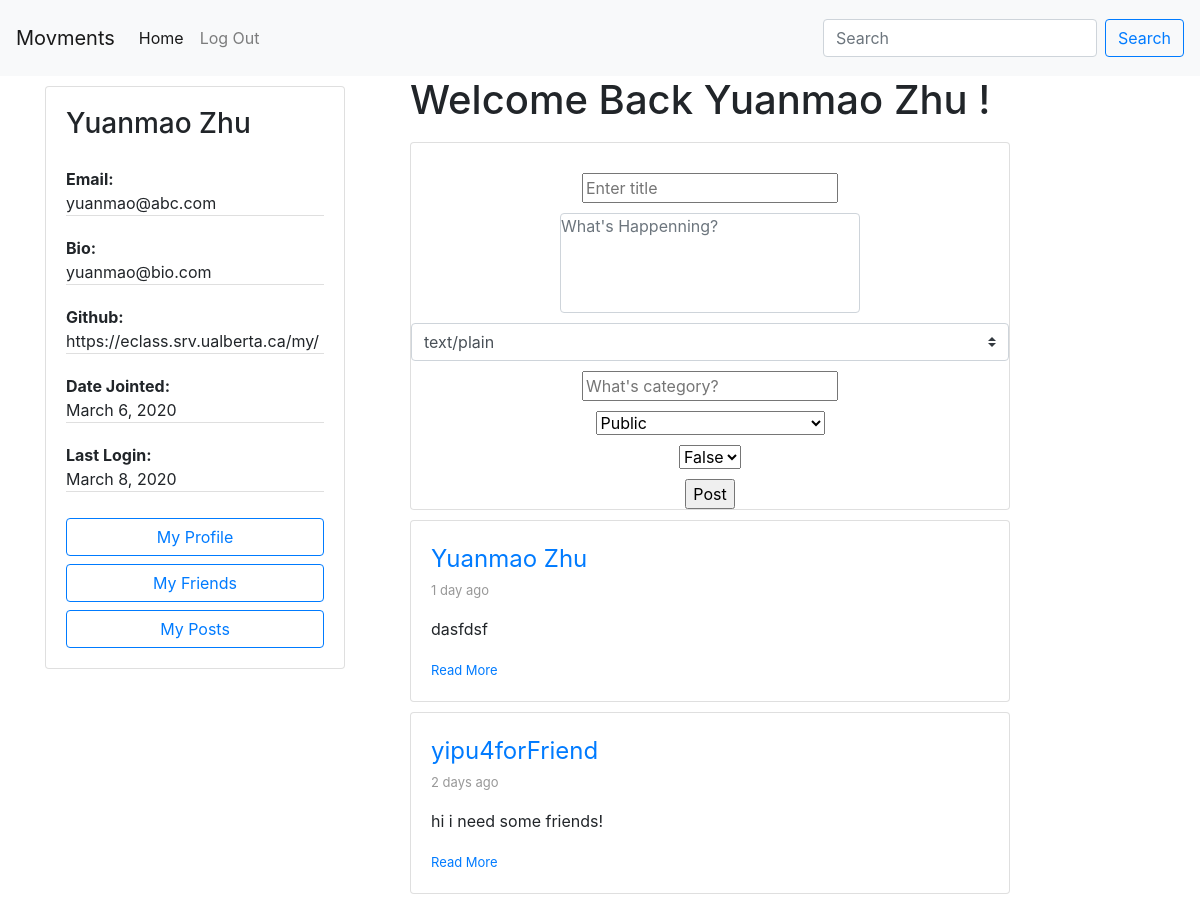
The page /service/posts/ (signed in, upper part) on the database as committed earlier.
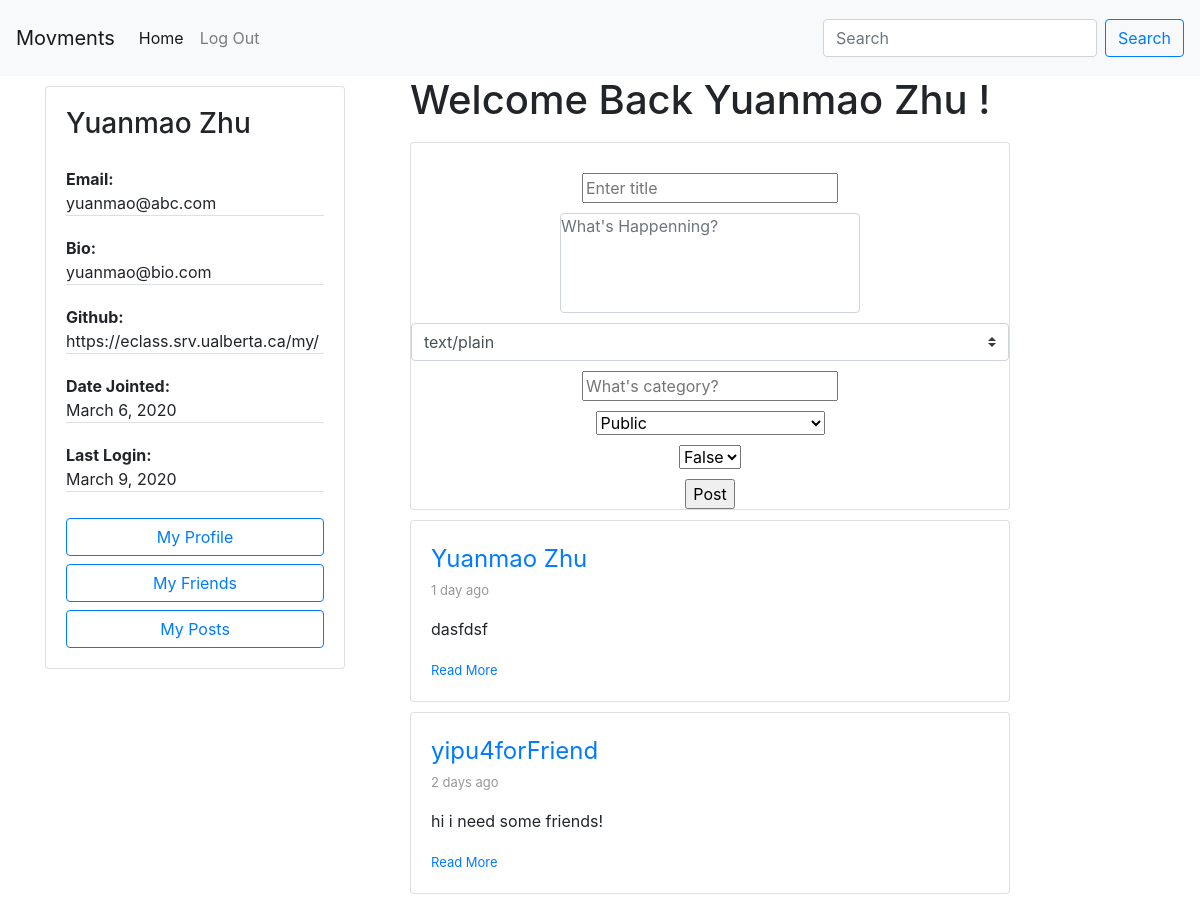
The same page on the database as committed later.
### accounts/models.py (models this page shows, shortened)
class Author(AbstractBaseUser):
    email=models.EmailField(
        verbose_name='email address',
        max_length=60,
        unique=True,
    )
    uid_str = uuid.uuid4().urn
    uuid_str = uid_str[9:] # str(settings.HOSTNAME)+"/author/"+
    id = models.CharField(primary_key=True, default=uuid_str, editable=False,max_length=100,unique=True)
    displayName = models.CharField(max_length=30)
    host = models.URLField(default=settings.HOSTNAME, max_length=100)
    url = models.URLField(default=uuid_str,max_length=100)
    avatar = models.ImageField(upload_to='avatar/', default = 'avatar/default-avatar.png', blank=True, null=True)
    github = models.URLField(default="", max_length=100, null=True)
    bio = models.CharField(max_length=200, null=True)
    date_joined=models.DateField(verbose_name="date joined", auto_now=True)
    last_login=models.DateField(verbose_name="date joined", auto_now=True)
    is_active=models.BooleanField(default=True)
    is_admin=models.BooleanField(default=False)
    objects = AuthorManager()
    USERNAME_FIELD = 'email'
    REQUIRED_FIELDS = ['displayName', ]

### posting/views.py (the view, shortened to what this page needs)
# urls.py: path('posts/', views.ViewPublicPosts, name='view public posts'),
def ViewPublicPosts(request):
    public_posts = Post.objects.filter(visibility='PUBLIC', unlisted=False).order_by('-pub_date')[:50]
    form = PostNewForm(request.POST or None)
    context = {
        'public_post_list': public_posts,
        'form': form,
    }
    return render(request, "posting/stream.html", context)

### posting/forms.py
class PostNewForm(forms.ModelForm):
    content = forms.CharField(
        widget=forms.Textarea(
            attrs={
                "class": "textarea form-control",
                "rows": 30,
                "cols": 50,
                "style": "resize:none",
            }
        )
    )
    class Meta:
        model = Post
        fields = [
            'title',
            'content',
            'content_type',
            'category',
            'visibility',
            'unlisted',
        ]

### posting/templates/posting/stream.html (shortened to what this page needs)
{% extends 'posting/homepage.html' %}
{% block shortProfile %}
    {% if request.user.is_authenticated %}
        <div class="short-profile">
            {% include 'posting/profile-card.html' with request=request %}
        </div>
    {% endif %}
{% endblock %}
{% block content %}
    {% if public_post_list %}
        <ul>
            {% for post in public_post_list %}
            <li>
                {% include 'posting/post-inline-view.html' with post=post %}
            </li>
            {% endfor %}
        </ul>
    {% else %}
        <p>No Public posts... Go make some!</p>
    {% endif %}
{% endblock %}
{% block newPost %}
    {% if request.user.is_authenticated %}
        {% include 'posting/post-input-form.html' with post=post %}
    {% endif %}
{% endblock %}

### posting/templates/posting/profile-card.html
<div class="card" style="width: 300px;">
    <div class="card-body">
    <h3 class="card-title">{{request.user.displayName }}</h3>
    <p class="card-text">
        <ul class="list-group list-group-flush">
            <li class="list-group-item" style="padding: 0;"><span style="font-weight: bold;">Email:</span><br>{{ request.user.email }}</li>
            <li class="list-group-item" style="padding: 0;"><span style="font-weight: bold;">Bio:</span><br>{{ request.user.bio }}</li>
            <li class="list-group-item" style="padding: 0;"><span style="font-weight: bold;">Github:</span><br>{{ request.user.github }}</li>
            <li class="list-group-item" style="padding: 0;"><span style="font-weight: bold;">Date Jointed:</span><br> {{ request.user.date_joined }}</li>
            <li class="list-group-item" style="padding: 0;"><span style="font-weight: bold;">Last Login:</span><br>{{ request.user.last_login }}</li>
        </ul>
    </p>
    <div id="user-menu">
        <a href="{% url 'accounts:view profile' request.user.id %}" class="btn btn-outline-primary btn-block">My Profile</a>
        <a href="{% url 'friendship:get friends list' request.user.id %}" class="btn btn-outline-primary btn-block">My Friends</a>
        <a href="{% url 'posting:view user posts' request.user.id %}" class="btn btn-outline-primary btn-block">My Posts</a>
    </div>
    </div>
</div>

### posting/templates/posting/post-input-form.html (shortened to what this page needs)
<h1 style="text-align:center">Welcome Back {{ request.user.displayName }} !</h1>
<div class="card" style="width: 600px;">
    <form action="." method="POST" class="post-form">
        <div>
            {{ form.as_ul }}
        <input type="submit" value="Post">
        </div>
    </form>
</div>

Rows that differ between the two databases and show on the page:
changed Author "Yuanmao Zhu": user.last_login "March 8, 2020" → "March 9, 2020"
